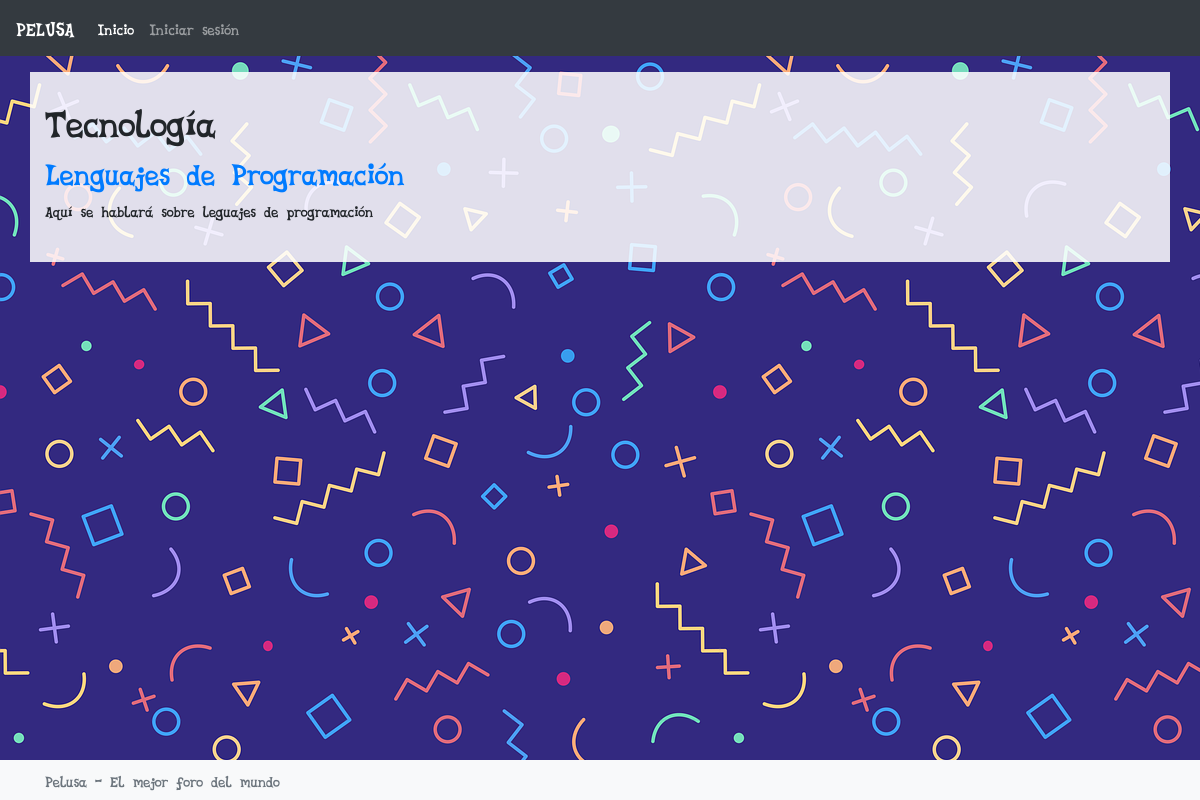
The page /Tecnología/ on the database its author committed.
### base/models.py (models this page shows, shortened)
class Tema(models.Model): #Representa un tema de discusión del foro
    titulo = models.CharField(max_length=255)
    contenido = models.TextField()
    fecha_creacion = models.DateTimeField(auto_now_add=True)
    categoria = models.ForeignKey(Categoria, on_delete=models.CASCADE)

### base/views.py (called while the page is built)
def tecnologia(request):
    temas = Tema.objects.filter(categoria='2')
    return render(request, 'Tecnología.html', { 'temas': temas})

### templates/Tecnología.html
{% extends "layouts/main.html" %}
{% block content %}
<h1>Tecnología</h1>
{% for t in temas %}
<h2><a href="{{t.titulo}}">{{t.titulo}}</a></h2>
<p>{{t.contenido}}</p>
{% endfor %}
{% endblock %}

### rows shown on the page
Tema: titulo "Lenguajes de Programación", contenido "Aquí se hablará sobre leguajes de programación"
